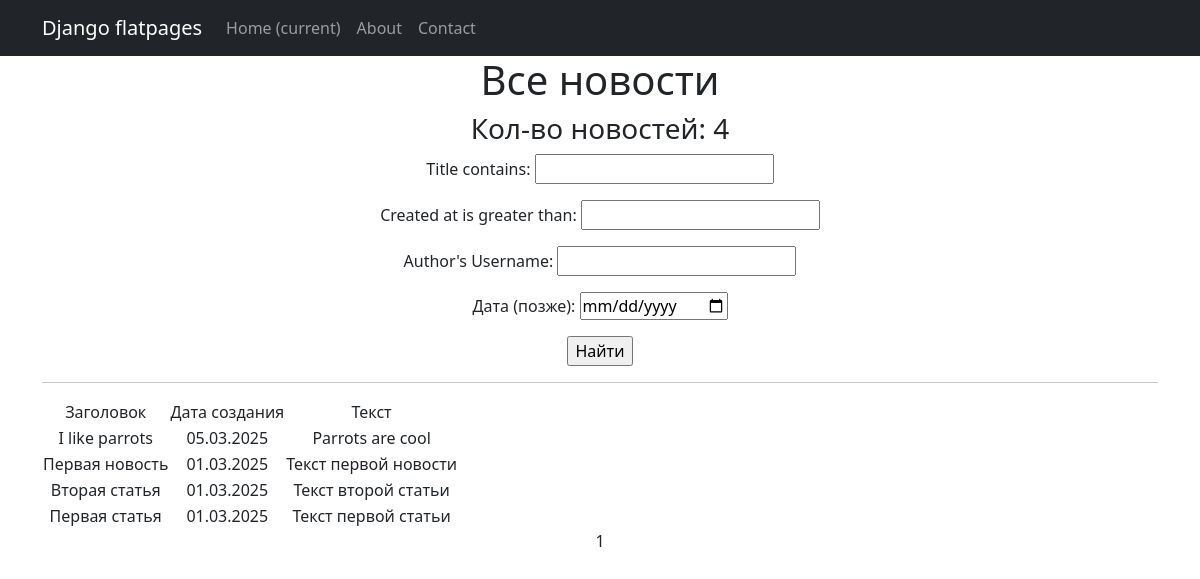
Before: /news/ with the older database file.
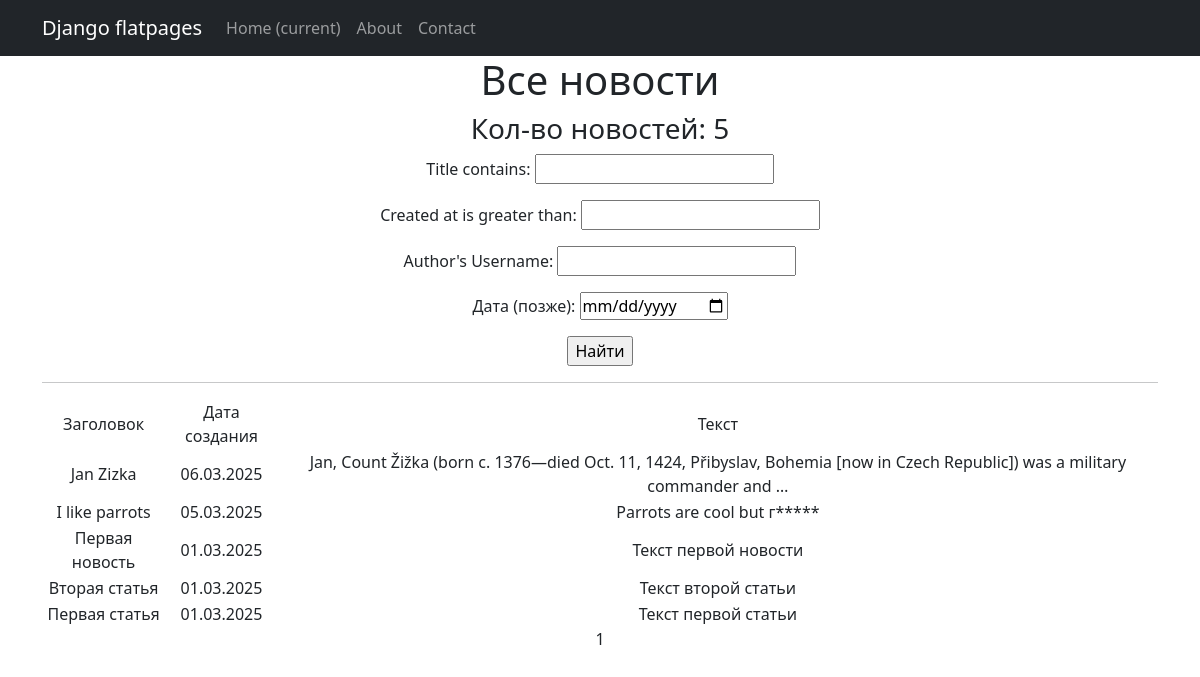
After: the same page with the newer database file.
### news/models.py (models this page shows, shortened)
class Post(models.Model):
    ARTICLE = 'AR'
    NEWS = 'NW'
    POST_TYPES = [
        (ARTICLE, 'статья'),
        (NEWS, 'новость'),
    ]
    post_type = models.CharField(max_length=2, choices=POST_TYPES, default=ARTICLE)
    created_at = models.DateTimeField(auto_now_add=True)
    title = models.CharField(max_length=255)
    text = models.TextField()
    rating = models.IntegerField(default=0)
    author = models.ForeignKey(Author, on_delete=models.CASCADE, related_name="posts")
    categories = models.ManyToManyField(Category, through='PostCategory')

### news/views.py (the view)
# urls.py: path('', PostsList.as_view(), name='news_list'),
class PostsList(ListView):
    model = Post
    ordering = '-created_at'
    template_name = 'posts.html'
    context_object_name = 'posts'
    paginate_by = 10
    def get_queryset(self):
        queryset = super().get_queryset()
        self.filterset = PostFilter(self.request.GET, queryset)
        return self.filterset.qs
    def get_context_data(self, **kwargs):
        context = super().get_context_data(**kwargs)
        context['filterset'] = self.filterset
        return context

### news/templatetags/custom_filters.py (called while the page is built)
@register.filter()
def censor(text):
    if not isinstance(text, str):
        return text
    def replace(match):
        word = match.group(0)
        return word[0] + '*' * (len(word) - 1)
    pattern = r'\b(' + '|'.join(re.escape(word) for word in PROFANITY) + r')\b'
    return re.sub(pattern, replace, text, flags=re.IGNORECASE)

### templates/posts.html (shortened to what this page needs)
{% extends 'flatpages/default.html' %}
{% load custom_filters %}
{% load custom_tags %}
{% block content %}
    <h1>Все новости</h1>
    <h3>Кол-во новостей: {{ posts|length }}</h3>
    <form action="" method="get">
       {{ filterset.form.as_p }}
       <input type="submit" value="Найти" />
   </form>
    <hr>
    {% if posts %}
        <table>
        <tr>
            <td>Заголовок</td>
            <td>Дата создания</td>
            <td>Текст</td>
        </tr>
        {% for post in posts|dictsortreversed:"created_at" %}
        <tr>
            <td>{{ post.title|censor }}</td>
            <td>{{ post.created_at|date:'d.m.Y' }}</td>
            <td>{{ post.text|truncatewords:20|censor }}</td>
        </tr>
        {% endfor %}
        </table>
    {% else %}
        <h2>Новостей нет!</h2>
    {% endif %}
    {{ page_obj.number }}
{% endblock content %}

### templates/flatpages/default.html (shortened to what this page needs)
<!DOCTYPE html>
<html lang="en">
<head>
    {% load static %}
    <link href="{% static 'css/styles.css' %}" rel="stylesheet"/>
</head>
<body>
<nav class="navbar navbar-expand-lg navbar-dark bg-dark static-top">
    <div class="container">
        <a class="navbar-brand" href="#">Django flatpages</a>
        <div class="collapse navbar-collapse" id="navbarResponsive">
            <ul class="navbar-nav ml-auto">
                <li class="nav-item active">
                    <a class="nav-link" href="#">Home
                        <span class="sr-only">(current)</span>
                    </a>
                </li>
                <li class="nav-item">
                    <a class="nav-link" href="/about/">About</a>
                </li>
                <li class="nav-item">
                    <a class="nav-link" href="/contacts/">Contact</a>
                </li>
            </ul>
        </div>
    </div>
</nav>
<div class="container">
    <div class="row">
        <div class="col-lg-12 text-center">
            {% block content %}{% endblock content %}
        </div>
    </div>
</div>
</body>
</html>

Changed rows visible on the page:
added Post: title|censor "Jan Zizka", created_at "06.03.2025", text|censor "Jan, Count Žižka (born c. 1376—died Oct. 11, 1424, Přibyslav, Bohemia [now in Czech Republic]) was a military commander and …"
changed Post "I like parrots": text|censor "Parrots are cool" → "Parrots are cool but г*****"
Other visible differences:
{{ posts|length }}: "4" → "5"
